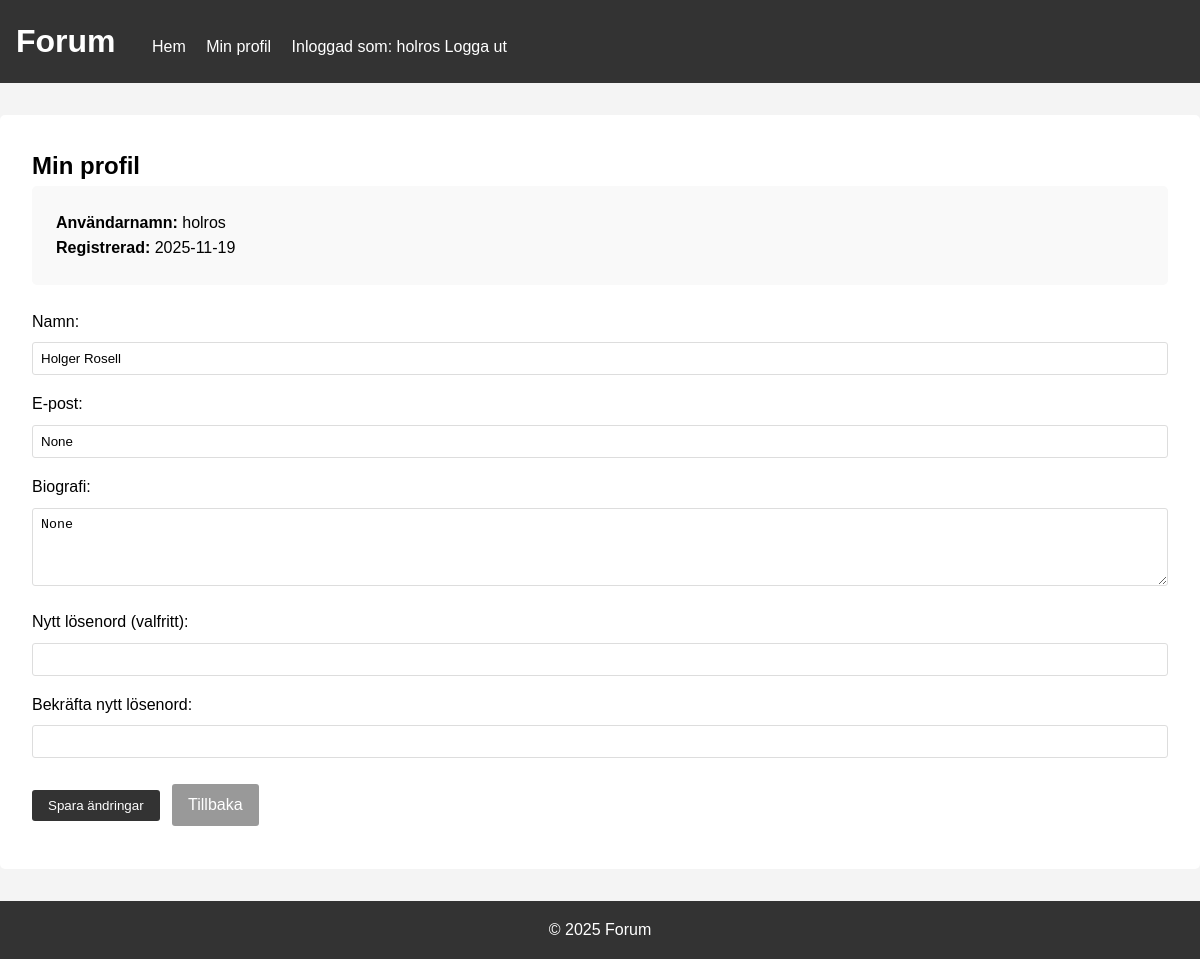
Screenshot of /profile (signed in) with the database file from the repository.
### tables this page shows
CREATE TABLE users (
        id INTEGER PRIMARY KEY AUTOINCREMENT,
        username TEXT UNIQUE NOT NULL,
        password TEXT NOT NULL,
        name TEXT NOT NULL,
        email TEXT,
        bio TEXT,
        created_at TIMESTAMP DEFAULT CURRENT_TIMESTAMP
    );

### app.py (the view, shortened to what this page needs)
@app.route('/profile', methods=['GET', 'POST'])
def profile():
    if not session.get('user_id'):
        flash('Du måste vara inloggad för att se profil', 'error')
        return redirect(url_for('login'))
    user = get_user_by_id(session['user_id'])
    return render_template('profile.html', user=user)

### databas.py (called while the page is built)
def get_connection():
    conn = sqlite3.connect('forum.db')
    conn.row_factory = sqlite3.Row
    return conn

def get_user_by_id(user_id):
    conn = get_connection()
    user = conn.execute('SELECT * FROM users WHERE id = ?', (user_id,)).fetchone()
    conn.close()
    return dict(user) if user else None

### templates/profile.html (shortened to what this page needs)
{% extends "base.html" %}
{% block content %}
  <h2>Min profil</h2>
  <div class="profile-info">
    <p><strong>Användarnamn:</strong> {{ user.username }}</p>
    <p><strong>Registrerad:</strong> {{ user.created_at[:10] }}</p>
  </div>
  <form method="POST" action="{{ url_for('profile') }}">
    <div>
      <label for="name">Namn:</label>
      <input type="text" id="name" name="name" value="{{ user.name }}" required />
    </div>
    <div>
      <label for="email">E‑post:</label>
      <input type="text" id="email" name="email" value="{{ user.email }}" />
    </div>
    <div>
      <label for="bio">Biografi:</label>
      <textarea id="bio" name="bio" rows="4">{{ user.bio }}</textarea>
    </div>
    <div>
      <label for="password">Nytt lösenord (valfritt):</label>
      <input type="password" id="password" name="password" />
    </div>
    <div>
      <label for="password_confirm">Bekräfta nytt lösenord:</label>
      <input type="password" id="password_confirm" name="password_confirm" />
    </div>
    <button type="submit" class="button">Spara ändringar</button>
    <a href="{{ url_for('index') }}" class="button-secondary">Tillbaka</a>
  </form>
{% endblock %}

### templates/base.html (shortened to what this page needs)
<!DOCTYPE html>
<html lang="sv">
  <head>
    <link rel="stylesheet" href="{{ url_for('static', filename='style.css') }}" />
  </head>
  <body>
    <header>
      <h1>Forum</h1>
      <nav>
        <a href="{{ url_for('index') }}">Hem</a>
        {% if session.get('user_id') %}
          <a href="{{ url_for('profile') }}">Min profil</a>
          Inloggad som: {{ session.get('username') }}
          <a href="{{ url_for('logout') }}">Logga ut</a>
        {% else %}
          <a href="{{ url_for('login') }}">Logga in</a>
          <a href="{{ url_for('register') }}">Registrera</a>
        {% endif %}
      </nav>
    </header>
    <main>
      {% block content %}{% endblock %}
    </main>
    <footer>
      &copy; 2025 Forum
    </footer>
  </body>
</html>

### static/style.css (style rules this page uses)
* { margin: 0; padding: 0; box-sizing: border-box; }
body { font-family: Arial, sans-serif; line-height: 1.6; background-color: #f4f4f4; }
header { background: #333; color: #fff; padding: 1rem; }
header h1 { display: inline; margin-right: 2rem; }
nav { display: inline; }
nav a { color: #fff; text-decoration: none; margin-right: 1rem; }
main { max-width: 1200px; margin: 2rem auto; padding: 0 1rem; background: #fff; padding: 2rem; border-radius: 5px; }
footer { text-align: center; padding: 1rem; background: #333; color: #fff; margin-top: 2rem; }
form div { margin-bottom: 1rem; }
label { display: block; margin-bottom: 0.5rem; }
input[type="text"], input[type="password"], textarea { width: 100%; padding: 0.5rem; border: 1px solid #ddd; border-radius: 3px; }
button[type="submit"] { background: #333; color: #fff; padding: 0.5rem 1rem; border: none; border-radius: 3px; cursor: pointer; }
.button { display: inline-block; background: #333; color: #fff; padding: 0.5rem 1rem; text-decoration: none; border-radius: 3px; margin: 1rem 0; cursor: pointer; }
.button-secondary { display: inline-block; background: #999; color: #fff; padding: 0.5rem 1rem; text-decoration: none; border-radius: 3px; margin-left: 0.5rem; cursor: pointer; }
.profile-info { background: #f9f9f9; padding: 1.5rem; border-radius: 5px; margin-bottom: 1.5rem; }

### rows the page displays
users: get "holros", username "holros", created_at "2025-11-19", name "Holger Rosell"
